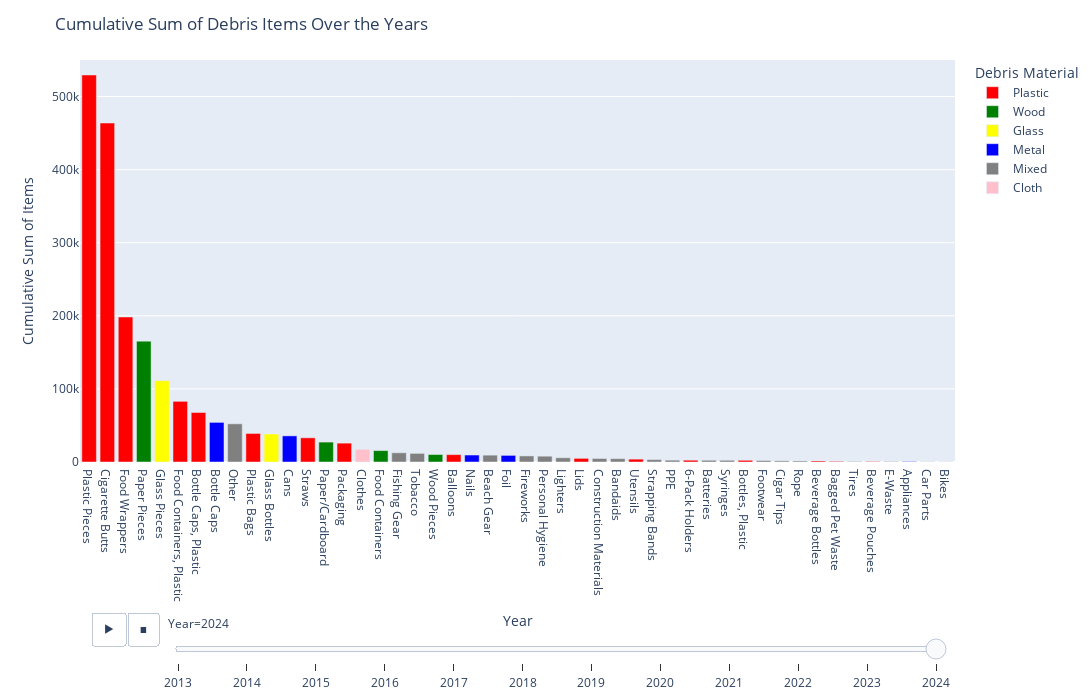

This figure's notebook cell:
### Code cell
fig = graph_maker.items_over_years_animation()
fig.show()

### Figure 1 — Plotly figure (JSON) as saved in the notebook; plotly's stock layout.template omitted (floating-point values rounded to 4 significant figures)
{"data": [{"alignmentgroup": "True", "hovertemplate": "material=Plastic<br>Year=2024<br>name=%{x}<br>cumsum=%{y}<extra></extra>", "ids": ["Plastic Pieces", "Cigarette Butts", "Food Wrappers", "Food Containers, Plastic", "Bottle Caps, Plastic", "Plastic Bags", "Straws", "Packaging", "Balloons", "Lids", "Utensils", "6-Pack Holders", "Bottles, Plastic", "Beverage Bottles", "Bagged Pet Waste", "Beverage Pouches"], "legendgroup": "Plastic", "marker": {"color": "red", "pattern": {"shape": ""}}, "name": "Plastic", "offsetgroup": "Plastic", "orientation": "v", "showlegend": true, "textposition": "auto", "type": "bar", "x": ["Plastic Pieces", "Cigarette Butts", "Food Wrappers", "Food Containers, Plastic", "Bottle Caps, Plastic", "Plastic Bags", "Straws", "Packaging", "Balloons", "Lids", "Utensils", "6-Pack Holders", "Bottles, Plastic", "Beverage Bottles", "Bagged Pet Waste", "Beverage Pouches"], "xaxis": "x", "y": [529500.0, 463783, 198366, 82990.0, 67722, 39067, 33098, 25804, 10068, 4983, 3910, 2460, 2343, 1413, 882, 695], "yaxis": "y"}, {"alignmentgroup": "True", "hovertemplate": "material=Wood<br>Year=2024<br>name=%{x}<br>cumsum=%{y}<extra></extra>", "ids": ["Paper Pieces", "Paper/Cardboard", "Food Containers", "Wood Pieces"], "legendgroup": "Wood", "marker": {"color": "green", "pattern": {"shape": ""}}, "name": "Wood", "offsetgroup": "Wood", "orientation": "v", "showlegend": true, "textposition": "auto", "type": "bar", "x": ["Paper Pieces", "Paper/Cardboard", "Food Containers", "Wood Pieces"], "xaxis": "x", "y": [165349, 27255, 15612, 10240.0], "yaxis": "y"}, {"alignmentgroup": "True", "hovertemplate": "material=Glass<br>Year=2024<br>name=%{x}<br>cumsum=%{y}<extra></extra>", "ids": ["Glass Pieces", "Glass Bottles"], "legendgroup": "Glass", "marker": {"color": "yellow", "pattern": {"shape": ""}}, "name": "Glass", "offsetgroup": "Glass", "orientation": "v", "showlegend": true, "textposition": "auto", "type": "bar", "x": ["Glass Pieces", "Glass Bottles"], "xaxis": "x", "y": [111268, 38279], "yaxis": "y"}, {"alignmentgroup": "True", "hovertemplate": "material=Metal<br>Year=2024<br>name=%{x}<br>cumsum=%{y}<extra></extra>", "ids": ["Bottle Caps", "Cans", "Nails", "Foil", "Appliances"], "legendgroup": "Metal", "marker": {"color": "blue", "pattern": {"shape": ""}}, "name": "Metal", "offsetgroup": "Metal", "orientation": "v", "showlegend": true, "textposition": "auto", "type": "bar", "x": ["Bottle Caps", "Cans", "Nails", "Foil", "Appliances"], "xaxis": "x", "y": [54197, 35749, 9534, 9049, 581], "yaxis": "y"}, {"alignmentgroup": "True", "hovertemplate": "material=Mixed<br>Year=2024<br>name=%{x}<br>cumsum=%{y}<extra></extra>", "ids": ["Other", "Fishing Gear", "Tobacco", "Beach Gear", "Fireworks", "Personal Hygiene", "Lighters", "Construction Materials", "Bandaids", "Strapping Bands", "PPE", "Batteries", "Syringes", "Footwear", "Cigar Tips", "Rope", "Tires", "E-Waste", "Car Parts", "Bikes"], "legendgroup": "Mixed", "marker": {"color": "gray", "pattern": {"shape": ""}}, "name": "Mixed", "offsetgroup": "Mixed", "orientation": "v", "showlegend": true, "textposition": "auto", "type": "bar", "x": ["Other", "Fishing Gear", "Tobacco", "Beach Gear", "Fireworks", "Personal Hygiene", "Lighters", "Construction Materials", "Bandaids", "Strapping Bands", "PPE", "Batteries", "Syringes", "Footwear", "Cigar Tips", "Rope", "Tires", "E-Waste", "Car Parts", "Bikes"], "xaxis": "x", "y": [52250.0, 12595, 11791, 9373, 8313, 7950.0, 5818, 4802, 4601, 3295, 2535, 2374, 2346, 2058.0, 1537, 1423, 722.2, 664, 260, 199], "yaxis": "y"}, {"alignmentgroup": "True", "hovertemplate": "material=Cloth<br>Year=2024<br>name=%{x}<br>cumsum=%{y}<extra></extra>", "ids": ["Clothes"], "legendgroup": "Cloth", "marker": {"color": "pink", "pattern": {"shape": ""}}, "name": "Cloth", "offsetgroup": "Cloth", "orientation": "v", "showlegend": true, "textposition": "auto", "type": "bar", "x": ["Clothes"], "xaxis": "x", "y": [17406], "yaxis": "y"}], "layout": {"autosize": false, "barmode": "relative", "height": 700, "legend": {"title": {"text": "Debris Material"}, "tracegroupgap": 0}, "margin": {"t": 60}, "sliders": [{"active": 11, "currentvalue": {"prefix": "Year="}, "len": 0.9, "pad": {"r": 10, "t": 150}, "steps": [{"args": [["2013"], {"frame": {"duration": 0, "redraw": true}, "fromcurrent": true, "mode": "immediate", "transition": {"duration": 0, "easing": "linear"}}], "label": "2013", "method": "animate"}, {"args": [["2014"], {"frame": {"duration": 0, "redraw": true}, "fromcurrent": true, "mode": "immediate", "transition": {"duration": 0, "easing": "linear"}}], "label": "2014", "method": "animate"}, {"args": [["2015"], {"frame": {"duration": 0, "redraw": true}, "fromcurrent": true, "mode": "immediate", "transition": {"duration": 0, "easing": "linear"}}], "label": "2015", "method": "animate"}, {"args": [["2016"], {"frame": {"duration": 0, "redraw": true}, "fromcurrent": true, "mode": "immediate", "transition": {"duration": 0, "easing": "linear"}}], "label": "2016", "method": "animate"}, {"args": [["2017"], {"frame": {"duration": 0, "redraw": true}, "fromcurrent": true, "mode": "immediate", "transition": {"duration": 0, "easing": "linear"}}], "label": "2017", "method": "animate"}, {"args": [["2018"], {"frame": {"duration": 0, "redraw": true}, "fromcurrent": true, "mode": "immediate", "transition": {"duration": 0, "easing": "linear"}}], "label": "2018", "method": "animate"}, {"args": [["2019"], {"frame": {"duration": 0, "redraw": true}, "fromcurrent": true, "mode": "immediate", "transition": {"duration": 0, "easing": "linear"}}], "label": "2019", "method": "animate"}, {"args": [["2020"], {"frame": {"duration": 0, "redraw": true}, "fromcurrent": true, "mode": "immediate", "transition": {"duration": 0, "easing": "linear"}}], "label": "2020", "method": "animate"}, {"args": [["2021"], {"frame": {"duration": 0, "redraw": true}, "fromcurrent": true, "mode": "immediate", "transition": {"duration": 0, "easing": "linear"}}], "label": "2021", "method": "animate"}, {"args": [["2022"], {"frame": {"duration": 0, "redraw": true}, "fromcurrent": true, "mode": "immediate", "transition": {"duration": 0, "easing": "linear"}}], "label": "2022", "method": "animate"}, {"args": [["2023"], {"frame": {"duration": 0, "redraw": true}, "fromcurrent": true, "mode": "immediate", "transition": {"duration": 0, "easing": "linear"}}], "label": "2023", "method": "animate"}, {"args": [["2024"], {"frame": {"duration": 0, "redraw": true}, "fromcurrent": true, "mode": "immediate", "transition": {"duration": 0, "easing": "linear"}}], "label": "2024", "method": "animate"}], "x": 0.1, "xanchor": "left", "y": 0, "yanchor": "top"}], "title": {"text": "Cumulative Sum of Debris Items Over the Years"}, "updatemenus": [{"active": 0, "buttons": [{"args": [null, {"frame": {"duration": 500, "redraw": true}, "fromcurrent": true, "mode": "immediate", "transition": {"duration": 500, "easing": "linear"}}], "label": "&#9654;", "method": "animate"}, {"args": [[null], {"frame": {"duration": 0, "redraw": true}, "fromcurrent": true, "mode": "immediate", "transition": {"duration": 0, "easing": "linear"}}], "label": "&#9724;", "method": "animate"}], "direction": "left", "pad": {"r": 10, "t": 150}, "showactive": false, "type": "buttons", "x": 0.1, "xanchor": "right", "y": 0, "yanchor": "top"}], "width": 1100, "xaxis": {"anchor": "y", "autorange": true, "categoryarray": ["Plastic Pieces", "Cigarette Butts", "Food Wrappers", "Paper Pieces", "Glass Pieces", "Food Containers, Plastic", "Bottle Caps, Plastic", "Bottle Caps", "Other", "Plastic Bags", "Glass Bottles", "Cans", "Straws", "Paper/Cardboard", "Packaging", "Clothes", "Food Containers", "Fishing Gear", "Tobacco", "Wood Pieces", "Balloons", "Nails", "Beach Gear", "Foil", "Fireworks", "Personal Hygiene", "Lighters", "Lids", "Construction Materials", "Bandaids", "Utensils", "Strapping Bands", "PPE", "6-Pack Holders", "Batteries", "Syringes", "Bottles, Plastic", "Footwear", "Cigar Tips", "Rope", "Beverage Bottles", "Bagged Pet Waste", "Tires", "Beverage Pouches", "E-Waste", "Appliances", "Car Parts", "Bikes"], "categoryorder": "array", "domain": [0, 1], "range": [-0.5, 47.5], "title": {"text": "Year"}, "type": "category"}, "yaxis": {"anchor": "x", "domain": [0, 1], "range": [0, 550000], "title": {"text": "Cumulative Sum of Items"}, "type": "linear"}}}
